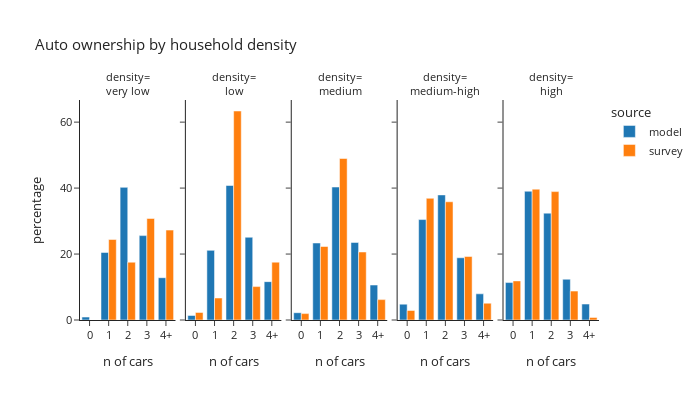

The notebook cell saved with this chart:
### Code cell
plot_auto(hh.dropna(subset=['hh_density_group']),'hh_density_group','household density','density')

### Figure 1 — Plotly figure (JSON) as saved in the notebook; plotly's stock layout.template omitted (floating-point values rounded to 4 significant figures)
{"data": [{"alignmentgroup": "True", "hovertemplate": "source=model<br>hh_density_group=very low<br>auto_ownership_simple=%{x}<br>percentage=%{y}<extra></extra>", "legendgroup": "model", "marker": {"color": "#1F77B4", "pattern": {"shape": ""}}, "name": "model", "offsetgroup": "model", "orientation": "v", "showlegend": true, "textposition": "auto", "type": "bar", "x": ["0", "1", "2", "3", "4+"], "xaxis": "x", "y": [0.8881, 20.48, 40.22, 25.59, 12.82], "yaxis": "y"}, {"alignmentgroup": "True", "hovertemplate": "source=model<br>hh_density_group=low<br>auto_ownership_simple=%{x}<br>percentage=%{y}<extra></extra>", "legendgroup": "model", "marker": {"color": "#1F77B4", "pattern": {"shape": ""}}, "name": "model", "offsetgroup": "model", "orientation": "v", "showlegend": false, "textposition": "auto", "type": "bar", "x": ["0", "1", "2", "3", "4+"], "xaxis": "x2", "y": [1.373, 21.12, 40.79, 25.09, 11.63], "yaxis": "y2"}, {"alignmentgroup": "True", "hovertemplate": "source=model<br>hh_density_group=medium<br>auto_ownership_simple=%{x}<br>percentage=%{y}<extra></extra>", "legendgroup": "model", "marker": {"color": "#1F77B4", "pattern": {"shape": ""}}, "name": "model", "offsetgroup": "model", "orientation": "v", "showlegend": false, "textposition": "auto", "type": "bar", "x": ["0", "1", "2", "3", "4+"], "xaxis": "x3", "y": [2.211, 23.35, 40.32, 23.52, 10.6], "yaxis": "y3"}, {"alignmentgroup": "True", "hovertemplate": "source=model<br>hh_density_group=medium-high<br>auto_ownership_simple=%{x}<br>percentage=%{y}<extra></extra>", "legendgroup": "model", "marker": {"color": "#1F77B4", "pattern": {"shape": ""}}, "name": "model", "offsetgroup": "model", "orientation": "v", "showlegend": false, "textposition": "auto", "type": "bar", "x": ["0", "1", "2", "3", "4+"], "xaxis": "x4", "y": [4.807, 30.45, 37.93, 18.87, 7.933], "yaxis": "y4"}, {"alignmentgroup": "True", "hovertemplate": "source=model<br>hh_density_group=high<br>auto_ownership_simple=%{x}<br>percentage=%{y}<extra></extra>", "legendgroup": "model", "marker": {"color": "#1F77B4", "pattern": {"shape": ""}}, "name": "model", "offsetgroup": "model", "orientation": "v", "showlegend": false, "textposition": "auto", "type": "bar", "x": ["0", "1", "2", "3", "4+"], "xaxis": "x5", "y": [11.35, 39.05, 32.4, 12.36, 4.836], "yaxis": "y5"}, {"alignmentgroup": "True", "hovertemplate": "source=survey<br>hh_density_group=very low<br>auto_ownership_simple=%{x}<br>percentage=%{y}<extra></extra>", "legendgroup": "survey", "marker": {"color": "#FF7F0E", "pattern": {"shape": ""}}, "name": "survey", "offsetgroup": "survey", "orientation": "v", "showlegend": true, "textposition": "auto", "type": "bar", "x": ["0", "1", "2", "3", "4+"], "xaxis": "x", "y": [0.007488, 24.42, 17.53, 30.79, 27.26], "yaxis": "y"}, {"alignmentgroup": "True", "hovertemplate": "source=survey<br>hh_density_group=low<br>auto_ownership_simple=%{x}<br>percentage=%{y}<extra></extra>", "legendgroup": "survey", "marker": {"color": "#FF7F0E", "pattern": {"shape": ""}}, "name": "survey", "offsetgroup": "survey", "orientation": "v", "showlegend": false, "textposition": "auto", "type": "bar", "x": ["0", "1", "2", "3", "4+"], "xaxis": "x2", "y": [2.29, 6.663, 63.38, 10.13, 17.54], "yaxis": "y2"}, {"alignmentgroup": "True", "hovertemplate": "source=survey<br>hh_density_group=medium<br>auto_ownership_simple=%{x}<br>percentage=%{y}<extra></extra>", "legendgroup": "survey", "marker": {"color": "#FF7F0E", "pattern": {"shape": ""}}, "name": "survey", "offsetgroup": "survey", "orientation": "v", "showlegend": false, "textposition": "auto", "type": "bar", "x": ["0", "1", "2", "3", "4+"], "xaxis": "x3", "y": [1.94, 22.29, 48.97, 20.62, 6.179], "yaxis": "y3"}, {"alignmentgroup": "True", "hovertemplate": "source=survey<br>hh_density_group=medium-high<br>auto_ownership_simple=%{x}<br>percentage=%{y}<extra></extra>", "legendgroup": "survey", "marker": {"color": "#FF7F0E", "pattern": {"shape": ""}}, "name": "survey", "offsetgroup": "survey", "orientation": "v", "showlegend": false, "textposition": "auto", "type": "bar", "x": ["0", "1", "2", "3", "4+"], "xaxis": "x4", "y": [2.891, 36.9, 35.85, 19.26, 5.093], "yaxis": "y4"}, {"alignmentgroup": "True", "hovertemplate": "source=survey<br>hh_density_group=high<br>auto_ownership_simple=%{x}<br>percentage=%{y}<extra></extra>", "legendgroup": "survey", "marker": {"color": "#FF7F0E", "pattern": {"shape": ""}}, "name": "survey", "offsetgroup": "survey", "orientation": "v", "showlegend": false, "textposition": "auto", "type": "bar", "x": ["0", "1", "2", "3", "4+"], "xaxis": "x5", "y": [11.85, 39.67, 38.94, 8.764, 0.7796], "yaxis": "y5"}], "layout": {"annotations": [{"font": {}, "showarrow": false, "text": "density=<br>very low", "x": 0.092, "xanchor": "center", "xref": "paper", "y": 1, "yanchor": "bottom", "yref": "paper"}, {"font": {}, "showarrow": false, "text": "density=<br>low", "x": 0.296, "xanchor": "center", "xref": "paper", "y": 1, "yanchor": "bottom", "yref": "paper"}, {"font": {}, "showarrow": false, "text": "density=<br>medium", "x": 0.5, "xanchor": "center", "xref": "paper", "y": 1, "yanchor": "bottom", "yref": "paper"}, {"font": {}, "showarrow": false, "text": "density=<br>medium-high", "x": 0.704, "xanchor": "center", "xref": "paper", "y": 1, "yanchor": "bottom", "yref": "paper"}, {"font": {}, "showarrow": false, "text": "density=<br>high", "x": 0.908, "xanchor": "center", "xref": "paper", "y": 1, "yanchor": "bottom", "yref": "paper"}], "barmode": "group", "font": {"size": 11}, "height": 400, "legend": {"title": {"text": "source"}, "tracegroupgap": 0}, "title": {"text": "Auto ownership by household density"}, "width": 700, "xaxis": {"anchor": "y", "domain": [0, 0.184], "title": {"text": "n of cars"}}, "xaxis2": {"anchor": "y2", "domain": [0.204, 0.388], "matches": "x", "title": {"text": "n of cars"}}, "xaxis3": {"anchor": "y3", "domain": [0.408, 0.592], "matches": "x", "title": {"text": "n of cars"}}, "xaxis4": {"anchor": "y4", "domain": [0.612, 0.796], "matches": "x", "title": {"text": "n of cars"}}, "xaxis5": {"anchor": "y5", "domain": [0.816, 1], "matches": "x", "title": {"text": "n of cars"}}, "yaxis": {"anchor": "x", "domain": [0, 1], "title": {"text": "percentage"}}, "yaxis2": {"anchor": "x2", "domain": [0, 1], "matches": "y", "showticklabels": false}, "yaxis3": {"anchor": "x3", "domain": [0, 1], "matches": "y", "showticklabels": false}, "yaxis4": {"anchor": "x4", "domain": [0, 1], "matches": "y", "showticklabels": false}, "yaxis5": {"anchor": "x5", "domain": [0, 1], "matches": "y", "showticklabels": false}}}
